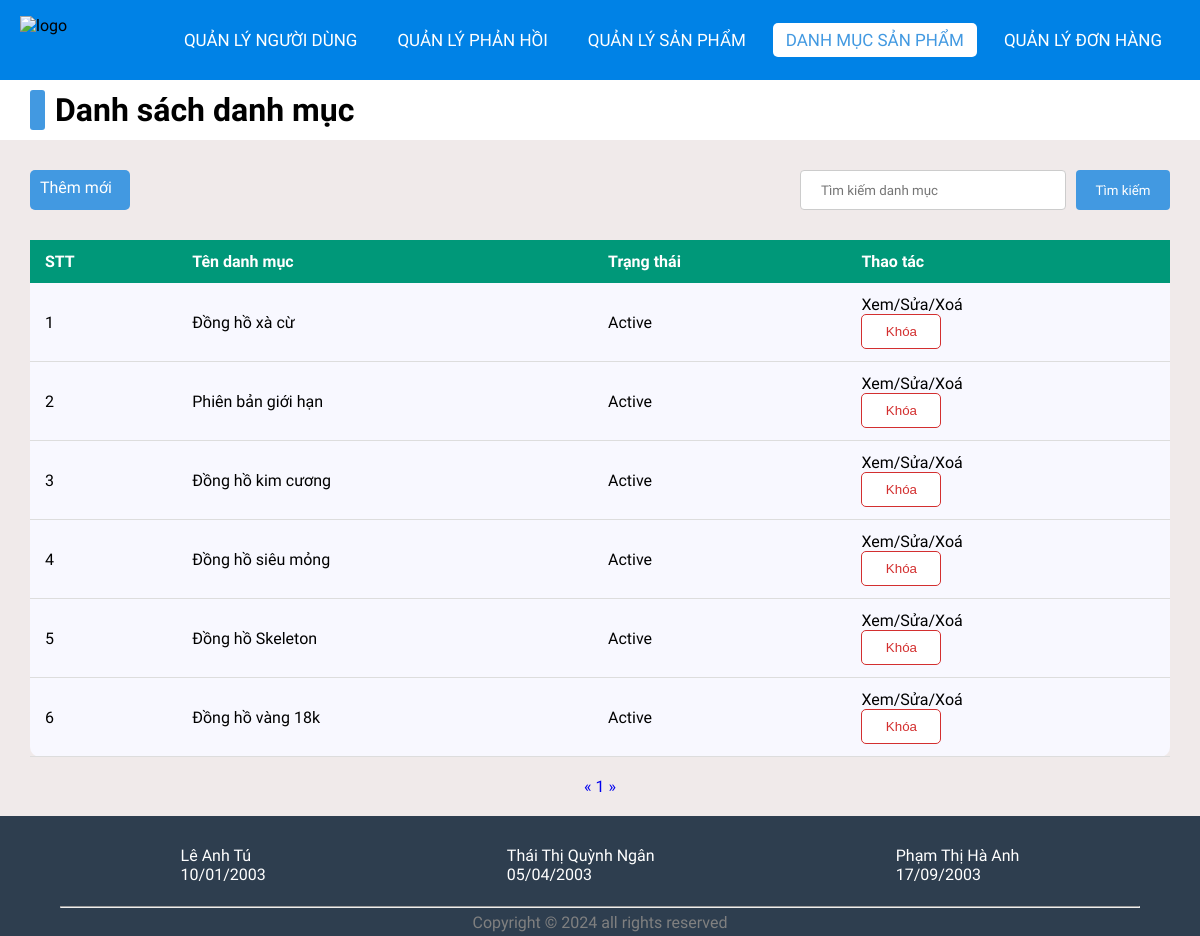
The app's page /admin/categoriesList.php (signed in) with its own data.
### tables this page shows
CREATE TABLE `categories` (
  `id` int(11) NOT NULL,
  `name` varchar(255) NOT NULL,
  `status` tinyint(4) NOT NULL DEFAULT 1
);

### lib/database.php (called while the page is built, shortened)
<?php
class Database extends PDO
{
  public $host   = DB_HOST;
  public $user   = DB_USER;
  public $pass   = DB_PASS;
  public $dbname = DB_NAME;
  public $link;
  private function connectDB()
  {
    $this->link = new mysqli(
      $this->host,
      $this->user,
      $this->pass,
      $this->dbname
    );
  }
  public function select($query)
  {
    $result = $this->link->query($query);
    if ($result->num_rows > 0) {
      return $result;
    } else {
      return false;
    }
  }
}

### classes/categories.php (called while the page is built, shortened)
<?php
$filepath = realpath(dirname(__FILE__));
include_once($filepath . '/../lib/database.php');
?>
<?php
class categories
{
    private $db;
    public function __construct()
    {
        $this->db = new Database();
    }
    public function getAllAdmin($page = 1, $total = 8)
    {
        $tmp = ($page - 1) * $total;
        $query = "SELECT * FROM categories limit $tmp,$total";
        $result = $this->db->select($query);
        return $result;
    }
    public function getCountPaging($row = 8)
    {
        $query = "SELECT COUNT(*) FROM categories";
        $mysqli_result = $this->db->select($query);
        if ($mysqli_result) {
            $totalrow = intval((mysqli_fetch_all($mysqli_result, MYSQLI_ASSOC)[0])['COUNT(*)']);
            $result = ceil($totalrow / $row);
            return $result;
        }
        return false;
    }
}
?>

### admin/categoriesList.php (the view, shortened to what this page needs)
<?php
include '../classes/categories.php';
$categories = new categories();
$list = $categories->getAllAdmin((isset($_GET['page']) ? $_GET['page'] : 1));
$pageCount = $categories->getCountPaging();
?>
<!DOCTYPE html>
<html lang="en">
<head>
    <link rel="stylesheet" href="css/style.css">
    <link rel="stylesheet" href="https://cdnjs.cloudflare.com/ajax/libs/font-awesome/5.15.4/css/all.min.css">
</head>
<body>
    <nav>
        <img src="../images/logov2.png" style="margin-left: 20px; margin-top:16px;" alt="logo" width="50" height="50">
        <ul>
            <li><a href="customerlist.php">Quản lý Người dùng</a></li>
            <li><a href="reviewlist.php">Quản lý phản hồi</a></li>
            <li><a href="productlist.php" >Quản lý Sản phẩm</a></li>
            <li><a href="categoriesList.php" class="active">Danh mục sản phẩm</a></li>
            <li><a href="orderlist.php" id="order">Quản lý Đơn hàng</a></li>
        </ul>
    </nav>
    <div class="title" style="margin-top: 80px;">
        <div></div>
        <h1 >Danh sách danh mục</h1>
    </div>
    <div style="display:flex; align-items: flex-end; gap:30px; justify-content: space-between">
        <div class="addNew">
            <a href="add_product.php">Thêm mới</a>
        </div>
        <div style="width: 400px;">
            <form action="productlist.php" method="get" style="display: flex; gap:10px">
                <input style="height:40px ;margin:0; font-family: Mitr;" type="number" name="search" placeholder="Tìm kiếm danh mục">
                <input style="width:150px;height:40px ; margin-right: 30px; font-family: Mitr; background-color: #4299E1; " type="submit" value="Tìm kiếm">
            </form>
        </div>
    </div>
    <div class="container">
        <?php $count = 1;
        if ($list) { ?>
            <table class="list">
                <thead>
                <tr>
                    <th>STT</th>
                    <th>Tên danh mục</th>
                    <th>Trạng thái</th>
                    <th>Thao tác</th>
                </tr>
                </thead>
                <?php foreach ($list as $key => $value) { ?>
                    <tbody>
                    <tr>
                        <td><?= $count++ ?></td>
                        <td><?= $value['name'] ?></td>
                        <td><?= ($value['status']) ? "Active" : "Block" ?></td>
                        <td class="action_user">
                            <a href="edit_category.php?id=<?= $value['id'] ?>">Xem/Sửa/Xoá</a>
                            <?php
                            if ($value['status']) { ?>
                                <form action="categoriesList.php" method="post">
                                    <input type="submit" value="Khóa" name="block" id="btn-delete">
                                </form>
                            <?php } ?>
                        </td>
                    </tr>
                    </tbody>
                <?php } ?>
            </table>
        <?php } else { ?>
            <h3>Chưa có danh mục nào...</h3>
        <?php } ?>
        <div class="pagination">
            <a href="categoriesList.php?page=<?= (isset($_GET['page'])) ? (($_GET['page'] <= 1) ? 1 : $_GET['page'] - 1) : 1 ?>">&laquo;</a>
            <?php
            for ($i = 1; $i <= $pageCount; $i++) {
                if (isset($_GET['page'])) {
                    if ($i == $_GET['page']) { ?>
                        <a class="active" href="categoriesList.php?page=<?= $i ?>"><?= $i ?></a>
                    <?php } else { ?>
                        <a href="categoriesList.php?page=<?= $i ?>"><?= $i ?></a>
                    <?php  }
                } else { ?>
                    <a href="categoriesList.php?page=<?= $i ?>"><?= $i ?></a>
                <?php  } ?>
            <?php }
            ?>
            <a href="categoriesList.php?page=<?= (isset($_GET['page'])) ? $_GET['page'] + 1 : 2 ?>">&raquo;</a>
        </div>
    </div>
    <?php include '../inc/footer.php'; ?>
</body>
</html>

### admin/css/style.css (style rules this page uses)
* { padding: 0; margin: 0; text-decoration: none; list-style: none; box-sizing: border-box; }
body { font-family: Mitr; background: rgb(240, 234, 234); }
nav { top: 0; position: fixed; background: #0082e6; height: 80px; width: 100%; }
nav ul { float: right; margin-right: 20px; }
nav ul li { display: inline-block; line-height: 80px; margin: 0 5px; }
nav ul li a { color: white; font-size: 17px; padding: 7px 13px; border-radius: 3px; text-transform: uppercase; border-radius: 5px; transition: 0.5s; }
.active, a:hover { background-color: white; color: #4299E1; }
.container { margin-top: 30px; min-height: 40vh; padding: 0 30px; }
.addNew { background-color: #4299E1; margin-top: 30px; width: 100px; height: 40px; display: flex; justify-content: center; align-items: center; margin-left: 30px; padding: 10px; border-collapse: collapse; border-radius: 5px; }
.addNew a { width: 100%; height: 100%; color: white; margin-bottom: 5px; }
.title { background-color: white; padding: 10px 30px; display: flex; align-items: center; }
.title div { width: 15px; height: 40px; background-color: #4299E1; border-radius: 3px; margin-right: 10px; }
.list { width: 100%; background-color: ghostwhite; padding: 10px; border-collapse: collapse; border-radius: 10px; }
thead tr { background-color: #009879; color: #fff; text-align: left; font-weight: bold; border-radius: 10px 10px 0 0; }
.list th, .list td { padding: 12px 15px; }
tbody tr { border-bottom: 1px solid #ddd; }
td a { color: #000; }
input[type=text], input[type=file], input[type=number], textarea, select { width: 100%; padding: 12px 20px; margin: 8px 0; display: inline-block; border: 1px solid #ccc; border-radius: 4px; box-sizing: border-box; }
input[type=submit] { width: 100%; background-color: rgb(229, 14, 14); color: white; border: none; border-radius: 4px; cursor: pointer; }
.pagination { text-align: center; margin: 20px 0; }
#btn-delete { width: 80px; height: 35px; border-radius: 5px; border: 1px solid #d32f2f; background-color: white; color: #d32f2f; }
.action_user { display: flex; flex-direction: column; padding-bottom: 10px; }

### records on screen
categories: name "Đồng hồ xà cừ", status "Active"
categories: name "Phiên bản giới hạn", status "Active"
categories: name "Đồng hồ kim cương", status "Active"
categories: name "Đồng hồ siêu mỏng", status "Active"
categories: name "Đồng hồ Skeleton", status "Active"
categories: name "Đồng hồ vàng 18k", status "Active"
